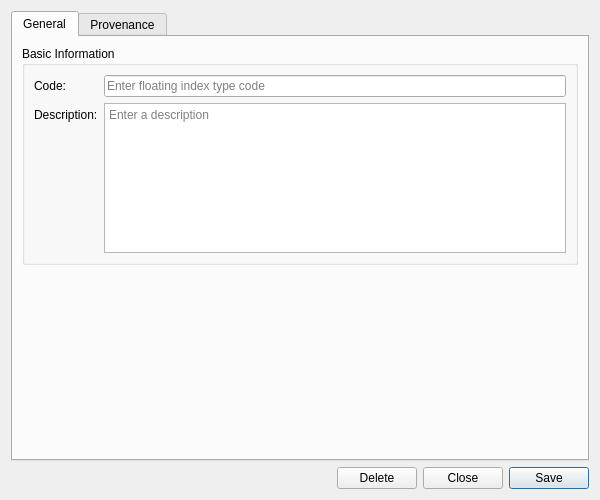
<?xml version="1.0" encoding="UTF-8"?>
<ui version="4.0">
 <class>FloatingIndexTypeDetailDialog</class>
 <widget class="QWidget" name="FloatingIndexTypeDetailDialog">
  <property name="geometry">
   <rect>
    <x>0</x>
    <y>0</y>
    <width>600</width>
    <height>500</height>
   </rect>
  </property>
  <property name="sizePolicy">
   <sizepolicy hsizetype="Preferred" vsizetype="Preferred">
    <horstretch>0</horstretch>
    <verstretch>0</verstretch>
   </sizepolicy>
  </property>
  <property name="minimumSize">
   <size>
    <width>600</width>
    <height>500</height>
   </size>
  </property>
  <property name="windowTitle">
   <string>Floating Index Type Details</string>
  </property>
  <layout class="QVBoxLayout" name="verticalLayout">
   <item>
    <widget class="QTabWidget" name="tabWidget">
     <property name="currentIndex"><number>0</number></property>
     <widget class="QWidget" name="generalTab">
      <attribute name="title"><string>General</string></attribute>
      <layout class="QVBoxLayout" name="generalLayout">
       <item>
        <widget class="QGroupBox" name="basicInfoGroup">
         <property name="title">
          <string>Basic Information</string>
         </property>
         <layout class="QFormLayout" name="formLayout">
          <item row="0" column="0">
           <widget class="QLabel" name="labelCode">
            <property name="text">
             <string>Code:</string>
            </property>
           </widget>
          </item>
          <item row="0" column="1">
           <widget class="QLineEdit" name="codeEdit">
            <property name="placeholderText">
             <string>Enter floating index type code</string>
            </property>
           </widget>
          </item>
          <item row="1" column="0">
           <widget class="QLabel" name="labelDescription">
            <property name="text">
             <string>Description:</string>
            </property>
           </widget>
          </item>
          <item row="1" column="1">
           <widget class="QPlainTextEdit" name="descriptionEdit">
            <property name="minimumSize">
             <size>
              <width>0</width>
              <height>80</height>
             </size>
            </property>
            <property name="maximumSize">
             <size>
              <width>16777215</width>
              <height>150</height>
             </size>
            </property>
            <property name="placeholderText">
             <string>Enter a description</string>
            </property>
           </widget>
          </item>
         </layout>
        </widget>
       </item>
       <item>
        <spacer name="verticalSpacer">
         <property name="orientation">
          <enum>Qt::Vertical</enum>
         </property>
         <property name="sizeHint" stdset="0">
          <size>
           <width>20</width>
           <height>40</height>
          </size>
         </property>
        </spacer>
       </item>
      </layout>
     </widget>
     <widget class="QWidget" name="provenanceTab">
      <attribute name="title"><string>Provenance</string></attribute>
      <layout class="QVBoxLayout" name="provenanceTabLayout">
       <item>
        <widget class="ores::qt::ProvenanceWidget" name="provenanceWidget" native="true"/>
       </item>
      </layout>
     </widget>
    </widget>
   </item>
   <item>
    <layout class="QHBoxLayout" name="buttonLayout">
     <item>
      <spacer name="horizontalSpacer">
       <property name="orientation">
        <enum>Qt::Horizontal</enum>
       </property>
       <property name="sizeHint" stdset="0">
        <size>
         <width>40</width>
         <height>20</height>
        </size>
       </property>
      </spacer>
     </item>
     <item>
      <widget class="QPushButton" name="deleteButton">
       <property name="text">
        <string>Delete</string>
       </property>
      </widget>
     </item>
     <item>
      <widget class="QPushButton" name="closeButton">
       <property name="text">
        <string>Close</string>
       </property>
      </widget>
     </item>
     <item>
      <widget class="QPushButton" name="saveButton">
       <property name="text">
        <string>Save</string>
       </property>
       <property name="default">
        <bool>true</bool>
       </property>
      </widget>
     </item>
    </layout>
   </item>
  </layout>
 </widget>
 <customwidgets>
  <customwidget>
   <class>ores::qt::ProvenanceWidget</class>
   <extends>QWidget</extends>
   <header>ores.qt/ProvenanceWidget.hpp</header>
  </customwidget>
 </customwidgets>
 <resources/>
 <connections/>
</ui>
